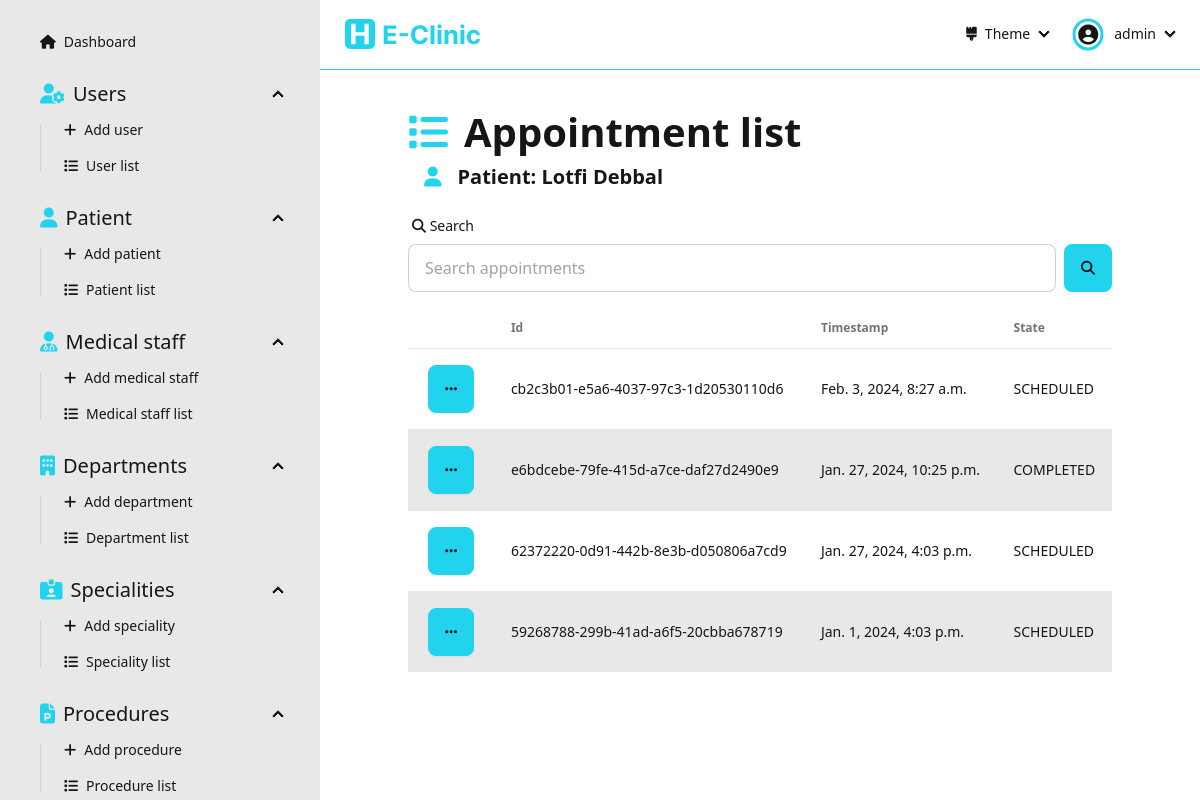
Screenshot of /dashboard/appointments/patient/c3272855034644bb89a166c7f9be3ed9/ (signed in) with the database file from the repository.
### Dashboard/models.py (models this page shows, shortened)
class Patient(models.Model):
  id = models.UUIDField(primary_key=True, default=uuid.uuid4, editable=False)
  firstName = models.CharField(max_length=256, null=False)
  lastName = models.CharField(max_length=256, null=False)
  dateOfBirth = models.DateField(null=False)
  adress = models.CharField(max_length=256, null=False)
  phoneNumber = models.CharField(max_length=20, null=False, unique=True, validators=[RegexValidator(r'^(00213|\+213|0)(5|6|7)\d{8}$')])
  email = models.CharField(max_length=254, null=False, unique=True, validators=[EmailValidator()])
  gender = models.CharField(max_length=10, choices=Genders.choices, null=False)
  createdAt = models.DateTimeField(auto_now_add=True)
  updatedAt = models.DateTimeField(auto_now=True)

class Appointment(models.Model):
  id = models.UUIDField(primary_key=True, default=uuid.uuid4, editable=False)
  patient = models.ForeignKey('Patient', on_delete=models.CASCADE)
  timestamp = models.DateTimeField(null=False)
  state = models.CharField(max_length=15, choices=AppointmentState.choices, default=AppointmentState.SCHEDULED, blank=True)
  createdAt = models.DateTimeField(auto_now_add=True)
  updatedAt = models.DateTimeField(auto_now=True)

### Dashboard/views/appointement.py (the view)
# urls.py: path('dashboard/appointments/patient/<str:patientId>/', appointement.appointmentListPatient, name='appointment-list-patient'),
@login_required(login_url='sign-in')
def appointmentListPatient(request: HttpRequest, patientId: str):
  patient = get_object_or_404(Patient, id=patientId)
  form = SearchForm(request.GET)
  appointments = []
  if form.is_valid():
    search = form.cleaned_data['search']
    appointments = Appointment.objects.filter(
      Q(id__icontains=search) |
      Q(timestamp__icontains=search) |
      Q(state__icontains=search),
      patient=patient,
    ).order_by('-timestamp')
  else:
    appointments = Appointment.objects.filter(
      patient=patient,
    ).order_by('-timestamp')
  context = { 'appointments': appointments, 'form': form, 'patient': patient }
  return render(request, 'pages/appointment/appointment-list-patient.html', context=context)

### Dashboard/forms.py
class SearchForm(forms.Form):
  search  = forms.CharField(required=False)

### Dashboard/templates/pages/appointment/appointment-list-patient.html (shortened to what this page needs)
{% extends "layouts/dashboard.html" %}
{% load static %}
{% load widget_tweaks %}
{% block dashboard_content %}
  <div class="flex flex-1 flex-col items-center pb-[5rem]">
    <div class="flex flex-1 flex-col max-w-[90%] lg:max-w-[80%] justify-start w-full">
      <div class="text-[30pt] font-bold"><i class="fas fa-list text-primary mr-[1rem]"></i>Appointment list</div>
      <div class="text-[15pt] font-semibold ml-[1rem] mb-[1rem]"><i class="fas fa-user text-primary mr-[1rem]"></i>Patient: {{patient.firstName}} {{patient.lastName}}</div>
      <form action="" method="get" class="mb-[1rem]">
        <label class="form-control w-full">
          <div class="label">
            <span class="label-text"><i class="fas fa-search"></i> Search</span>
          </div>
          <div class="flex">
            {% render_field form.search placeholder="Search appointments" type="text" class+="input input-bordered w-full" %}
            <button class="btn btn-primary ml-[0.5rem]"><i class="fas fa-search"></i></button>
          </div>
        </label>
      </form>
      {% if appointments.count > 0 %}
      <div class="overflow-x-auto flex-1 flex items-start">
        <table class="table table-pin-rows table-pin-cols table-zebra">
          <thead>
            <tr>
              <td></td>
              <td>Id</td>
              <td>Timestamp</td>
              <td>State</td>
            </tr>
          </thead>
          <tbody>
            {% for appointment in appointments %}
              <tr>
                <td>
                  <div class="dropdown">
                    <div tabindex="0" role="button" class="btn btn-primary m-1"><i class="fas fa-ellipsis"></i></div>
                  </div>
                </td>
                <td>{{appointment.id}}</td>
                <td>{{appointment.timestamp}}</td>
                <td>{{appointment.state}}</td>
              </tr>
            {% endfor %}
          </tbody>
        </table>
      </div>
      {% else %}
        <div class="flex flex-1 flex-col justify-center items-center h-full w-full">
          <img class="h-[30%]" src="{% static "assets/empty-list.svg" %}" alt="empty-list">
          <div class="text-[20pt]">The list is empty</div>
        </div>
      {% endif %}
    </div>
  </div>
{% endblock dashboard_content %}

### Dashboard/templates/components/navbar-dashboard.html (shortened to what this page needs)
{% load static %}
<div class="navbar bg-base-100 border-b-primary border-b-[1px] mb-[2rem] sticky top-0">
  <div class="flex-1">
    <a class="btn btn-ghost hidden md:flex" href="/dashboard">
      <img class="h-full py-[0.5rem]" src="{% static "assets/e-clinic-logo-name.svg" %}" alt="e-clinic logo">
    </a>
  </div>
  <div class="flex-none">
    <ul class="menu menu-horizontal px-1">
      <li>
        <details>
          <summary>
            <i class="fas fa-brush"></i> Theme
          </summary>
        </details>
      </li>
      <li>
        <details>
          <summary>
            <div class="rounded-full mr-[0.5rem] ring ring-primary ring-offset-base-100 ring-offset-[0.15rem] flex justify-center items-center pt-[0.05rem]">
              <i class="fas fa-user-circle text-[15pt]"></i>
            </div>
            {{user}}
          </summary>
        </details>
      </li>
    </ul>
  </div>
</div>

### rows the page displays
Patient: firstName "Lotfi", lastName "Debbal"
Appointment: id "cb2c3b01-e5a6-4037-97c3-1d20530110d6", timestamp "Feb. 3, 2024, 8:27 a.m.", state "SCHEDULED"
Appointment: id "e6bdcebe-79fe-415d-a7ce-daf27d2490e9", timestamp "Jan. 27, 2024, 10:25 p.m.", state "COMPLETED"
Appointment: id "62372220-0d91-442b-8e3b-d050806a7cd9", timestamp "Jan. 27, 2024, 4:03 p.m.", state "SCHEDULED"
Appointment: id "59268788-299b-41ad-a6f5-20cbba678719", timestamp "Jan. 1, 2024, 4:03 p.m.", state "SCHEDULED"

### other values shown
{{ user }} "admin"
